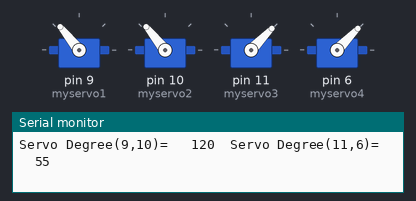
Simulated run of this sketch. Board: Arduino Uno, built with avr-gcc and run on an emulated ATmega328P. Parts: 4 × servo, the last lines printed to the serial monitor.

Above: at 0.05 s.
At 0.25 s:
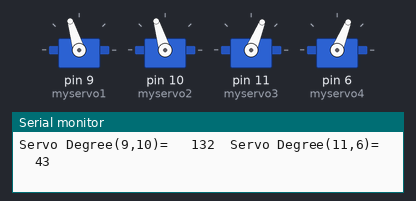
At 0.4 s:
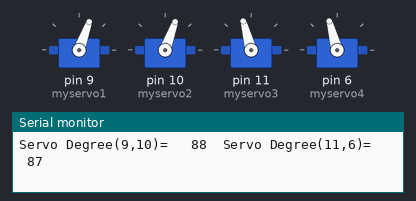
At 0.55 s:
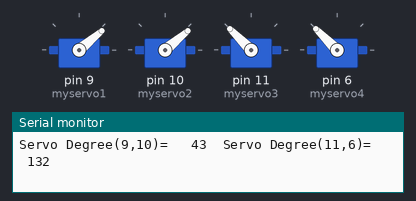
At 0.65 s:
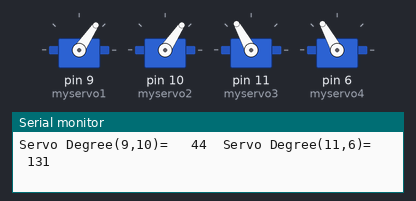
At 0.75 s:
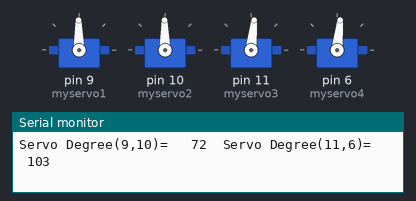
Timing chart, 0 to 3.0 s (numbered marks = the images above):
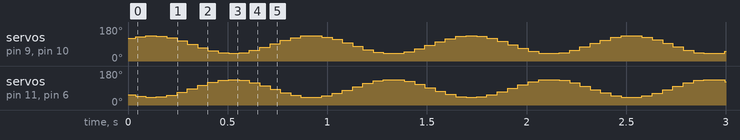

The sketch:

quad_robots.ino
```cpp
#include <Servo.h>
Servo myservo1;
Servo myservo2;
Servo myservo3;
Servo myservo4;
int interval = 100;
int pos;
int pos2;
float counter;


void setup() {
  myservo1.attach(9);
  myservo2.attach(10);
  myservo3.attach(11);
  myservo4.attach(6);
  Serial.begin(9600);
}

void loop() {
  long start = millis();
  counter = 128 + 127 * cos (0.25 * PI / interval * (interval - start));
  pos = map(counter, 0, 255, 40, 135);
  pos2 = map(counter, 0, 255, 135, 40);
  myservo1.write(pos);
  myservo3.write(pos2);
  myservo2.write(pos);
  myservo4.write(pos2);
  debug();
}
```

debug.ino
```cpp
void debug() {
  Serial.print("Servo Degree(9,10)= \t");
  Serial.print(pos);
  Serial.print("\tServo Degree(11,6)= \t");
  Serial.print(pos2);
  Serial.println();
}
```
